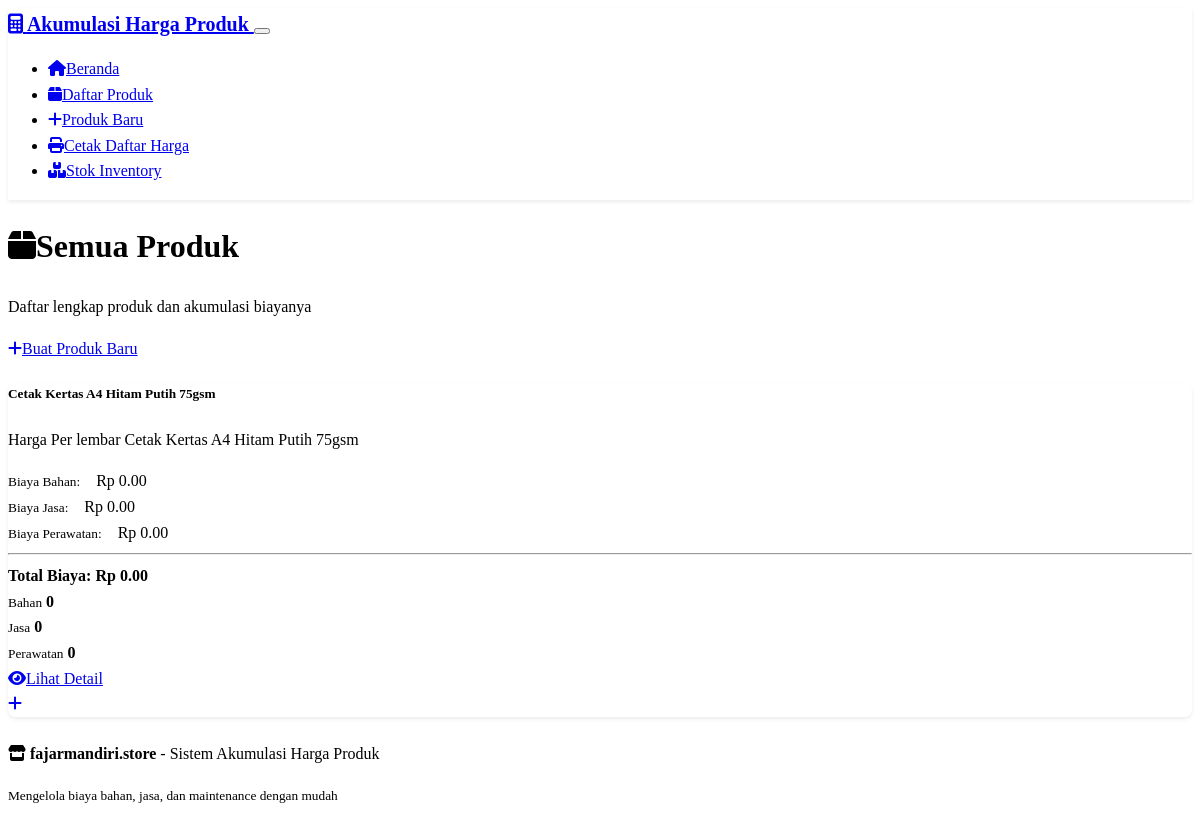
Page /products on the committed database.
### models.py (models this page shows, shortened)
class Product(db.Model):
    __tablename__ = 'products'
    id = db.Column(db.Integer, primary_key=True)
    name = db.Column(db.String(100), nullable=False)
    description = db.Column(db.Text)
    created_at = db.Column(db.DateTime, default=datetime.utcnow)
    updated_at = db.Column(db.DateTime, default=datetime.utcnow, onupdate=datetime.utcnow)
    material_costs = db.relationship('MaterialCost', backref='product', lazy=True, cascade='all, delete-orphan')
    service_costs = db.relationship('ServiceCost', backref='product', lazy=True, cascade='all, delete-orphan')
    maintenance_costs = db.relationship('MaintenanceCost', backref='product', lazy=True, cascade='all, delete-orphan')
    @property
    def total_material_cost(self):
        return db.session.query(func.sum(MaterialCost.total_cost)).filter_by(product_id=self.id).scalar() or 0
    @property
    def total_service_cost(self):
        return db.session.query(func.sum(ServiceCost.total_cost)).filter_by(product_id=self.id).scalar() or 0
    @property
    def total_maintenance_cost(self):
        return db.session.query(func.sum(MaintenanceCost.total_cost)).filter_by(product_id=self.id).scalar() or 0
    @property
    def total_cost(self):
        return self.total_material_cost + self.total_service_cost + self.total_maintenance_cost

### routes.py (the view)
@app.route('/products')
def products():
    products = Product.query.order_by(Product.created_at.desc()).all()
    return render_template('products.html', products=products)

### templates/products.html (shortened to what this page needs)
{% extends "base.html" %}
{% block content %}
<div class="row">
    <div class="col-12">
        <div class="d-flex justify-content-between align-items-center mb-4">
            <div>
                <h1 class="h2 mb-0">
                    <i class="fas fa-box me-2"></i>Semua Produk
                </h1>
                <p class="text-muted mb-0">Daftar lengkap produk dan akumulasi biayanya</p>
            </div>
            <a href="{{ url_for('new_product') }}" class="btn btn-primary">
                <i class="fas fa-plus me-2"></i>Buat Produk Baru
            </a>
        </div>
        {% if products %}
            <div class="row">
                {% for product in products %}
                <div class="col-lg-6 col-xl-4 mb-4">
                    <div class="card h-100">
                        <div class="card-body">
                            <h5 class="card-title">{{ product.name }}</h5>
                            {% if product.description %}
                                <p class="card-text text-muted">{{ product.description }}</p>
                            {% endif %}
                            <div class="mb-3">
                                <div class="d-flex justify-content-between align-items-center mb-1">
                                    <small class="text-muted">Biaya Bahan:</small>
                                    <span class="badge bg-primary">Rp {{ "{:,.2f}".format(product.total_material_cost) }}</span>
                                </div>
                                <div class="d-flex justify-content-between align-items-center mb-1">
                                    <small class="text-muted">Biaya Jasa:</small>
                                    <span class="badge bg-success">Rp {{ "{:,.2f}".format(product.total_service_cost) }}</span>
                                </div>
                                <div class="d-flex justify-content-between align-items-center mb-1">
                                    <small class="text-muted">Biaya Perawatan:</small>
                                    <span class="badge bg-warning">Rp {{ "{:,.2f}".format(product.total_maintenance_cost) }}</span>
                                </div>
                                <hr>
                                <div class="d-flex justify-content-between align-items-center">
                                    <strong>Total Biaya:</strong>
                                    <strong class="text-primary">Rp {{ "{:,.2f}".format(product.total_cost) }}</strong>
                                </div>
                            </div>
                            <div class="row text-center mb-3">
                                <div class="col-4">
                                    <div class="bg-light rounded p-2">
                                        <small class="d-block text-muted">Bahan</small>
                                        <strong>{{ product.material_costs|length }}</strong>
                                    </div>
                                </div>
                                <div class="col-4">
                                    <div class="bg-light rounded p-2">
                                        <small class="d-block text-muted">Jasa</small>
                                        <strong>{{ product.service_costs|length }}</strong>
                                    </div>
                                </div>
                                <div class="col-4">
                                    <div class="bg-light rounded p-2">
                                        <small class="d-block text-muted">Perawatan</small>
                                        <strong>{{ product.maintenance_costs|length }}</strong>
                                    </div>
                                </div>
                            </div>
                        </div>
                        <div class="card-footer">
                            <div class="d-flex justify-content-between">
                                <a href="{{ url_for('product_details', product_id=product.id) }}"
                                   class="btn btn-outline-primary btn-sm">
                                    <i class="fas fa-eye me-1"></i>Lihat Detail
                                </a>
                                <div class="btn-group">
                                    <a href="{{ url_for('add_cost', product_id=product.id, cost_type='material') }}"
                                       class="btn btn-outline-secondary btn-sm" title="Tambah Biaya Bahan">
                                        <i class="fas fa-plus"></i>
                                    </a>
                                </div>
                            </div>
                        </div>
                    </div>
                </div>
                {% endfor %}
            </div>
        {% endif %}
    </div>
</div>
{% endblock %}

### templates/base.html (shortened to what this page needs)
<!DOCTYPE html>
<html lang="id" data-bs-theme="dark">
<head>
    <link href="https://cdn.replit.com/agent/bootstrap-agent-dark-theme.min.css" rel="stylesheet">
    <link href="https://cdnjs.cloudflare.com/ajax/libs/font-awesome/6.4.0/css/all.min.css" rel="stylesheet">
    <link href="{{ url_for('static', filename='style.css') }}" rel="stylesheet">
</head>
<body>
    <nav class="navbar navbar-expand-lg navbar-dark">
        <div class="container">
            <a class="navbar-brand" href="{{ url_for('index') }}">
                <i class="fas fa-calculator me-2"></i>
                Akumulasi Harga Produk
            </a>
            <button class="navbar-toggler" type="button" data-bs-toggle="collapse" data-bs-target="#navbarNav">
            </button>
            <div class="collapse navbar-collapse" id="navbarNav">
                <ul class="navbar-nav ms-auto">
                    <li class="nav-item">
                        <a class="nav-link" href="{{ url_for('index') }}">
                            <i class="fas fa-home me-1"></i>Beranda
                        </a>
                    </li>
                    <li class="nav-item">
                        <a class="nav-link" href="{{ url_for('products') }}">
                            <i class="fas fa-box me-1"></i>Daftar Produk
                        </a>
                    </li>
                    <li class="nav-item">
                        <a class="nav-link" href="{{ url_for('new_product') }}">
                            <i class="fas fa-plus me-1"></i>Produk Baru
                        </a>
                    </li>
                    <li class="nav-item">
                        <a class="nav-link" href="{{ url_for('print_price_list') }}" target="_blank">
                            <i class="fas fa-print me-1"></i>Cetak Daftar Harga
                        </a>
                    </li>
                    <li class="nav-item">
                        <a class="nav-link" href="{{ url_for('inventory') }}">
                            <i class="fas fa-boxes me-1"></i>Stok Inventory
                        </a>
                    </li>
                </ul>
            </div>
        </div>
    </nav>
    <main class="container mt-4">
        {% block content %}{% endblock %}
    </main>
    <footer class="mt-5 py-4 border-top">
        <div class="container text-center">
            <p class="mb-0">
                <i class="fas fa-store me-2"></i>
                <strong>fajarmandiri.store</strong> - Sistem Akumulasi Harga Produk
            </p>
            <small class="text-muted">Mengelola biaya bahan, jasa, dan maintenance dengan mudah</small>
        </div>
    </footer>
</body>
</html>

### static/style.css (style rules this page uses)
:root { --border-radius: 0.5rem; --transition: all 0.3s ease; --shadow: 0 0.125rem 0.25rem rgba(0, 0, 0, 0.075); --shadow-hover: 0 0.5rem 1rem rgba(0, 0, 0, 0.15); }
body { line-height: 1.6; min-height: 100vh; display: flex; flex-direction: column; }
main { flex: 1; }
.navbar { box-shadow: var(--shadow); border-bottom: 1px solid var(--bs-border-color); }
.navbar-brand { font-weight: 600; font-size: 1.25rem; }
.card { border-radius: var(--border-radius); box-shadow: var(--shadow); transition: var(--transition); border: 1px solid var(--bs-border-color); }
.btn { border-radius: var(--border-radius); font-weight: 500; transition: var(--transition); }
.badge { font-weight: 500; padding: 0.5em 0.75em; }
footer { background-color: transparent; border-top: 1px solid var(--bs-border-color); margin-top: auto; }

### rows in the picture
Product: name "Cetak Kertas A4 Hitam Putih 75gsm", description "Harga Per lembar Cetak Kertas A4 Hitam Putih 75gsm", total_material_cost "0.00", total_service_cost "0.00", total_maintenance_cost "0.00", total_cost "0.00", material_costs|length "0", service_costs|length "0", maintenance_costs|length "0"
